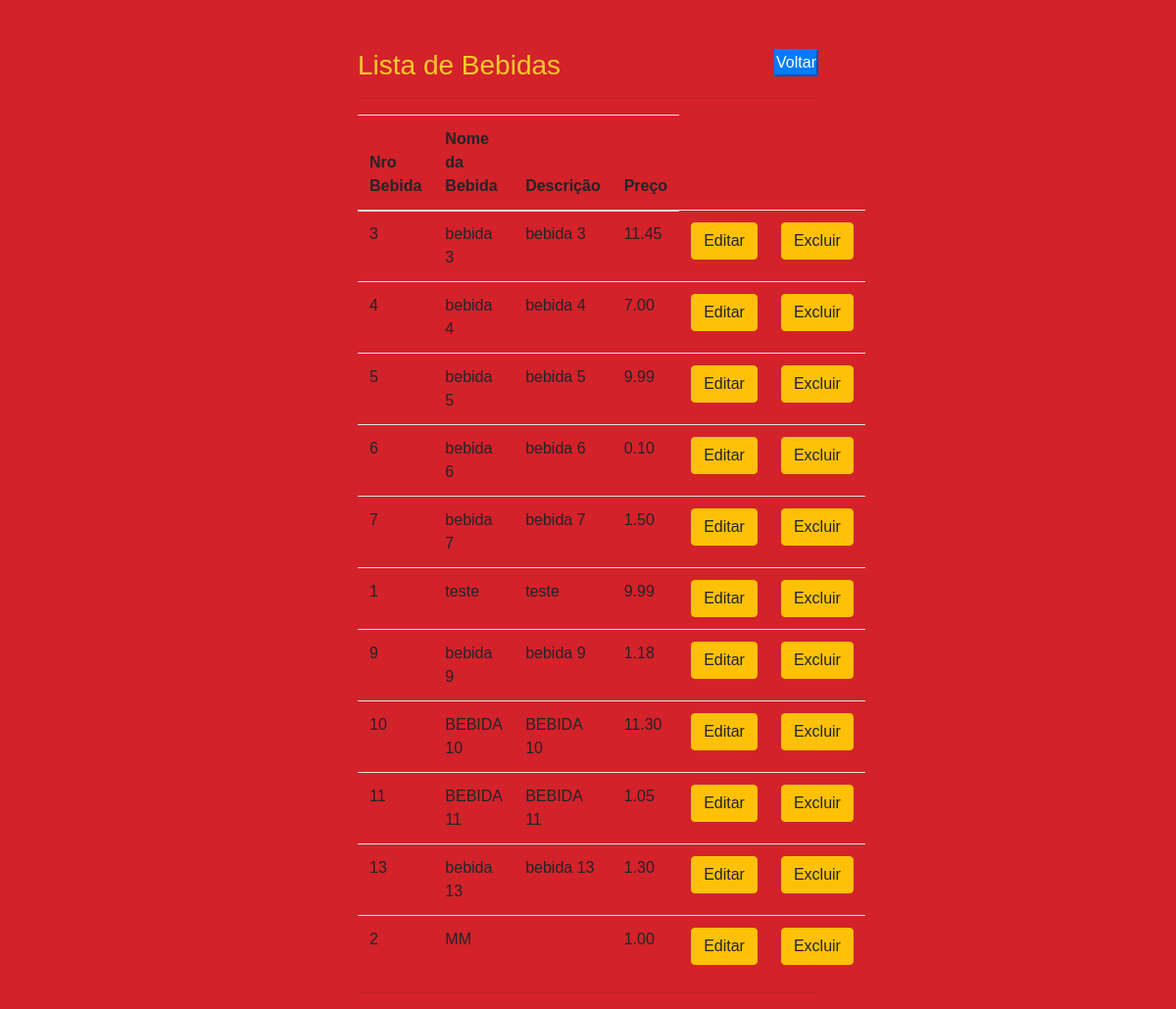
/listarBebidas.php, run on the app's committed database.
### tables this page shows
CREATE TABLE `bebida` (
  `id_bebida` int(11) NOT NULL,
  `nro_bebida` int(11) NOT NULL,
  `nome_bebida` varchar(50) NOT NULL,
  `descricao` varchar(200) NOT NULL,
  `preco_bebida` decimal(5,2) NOT NULL
);

### listarBebidas.php (the view, shortened to what this page needs)
<?php
include_once("conexao.php");
?>
<!DOCTYPE html>
<html>
<head>
  <link rel="stylesheet" href="https://stackpath.bootstrapcdn.com/bootstrap/4.3.1/css/bootstrap.min.css">
  <link rel="stylesheet" href="https://stackpath.bootstrapcdn.com/font-awesome/4.7.0/css/font-awesome.min.css">
  <link rel="stylesheet" href="css/styleIndex.css">
</head>
<body style="background-color: #d3222a; color: #ffc82d;">
  <div class="container" style="width: 500px; margin-top: 50px;">
    <a href="inicioAdmin.php"><button type="submit" class="bt btn-primary"style="float:right;">Voltar</button></a>
    <h3>Lista de Bebidas</h3>
    <table class="table">
      <thead>
        <tr>
          <th scope="col">Nro Bebida</th>
          <th scope="col">Nome da Bebida</th>
          <th scope="col">Descrição</th>
          <th scope="col">Preço</th>
        </tr>
      </thead>
      <tr>
        <?php
        $result_usuarios = "SELECT * FROM bebida";
        $resultado_usuarios = mysqli_query($conn, $result_usuarios);
        while ($row_bebida = mysqli_fetch_assoc($resultado_usuarios)){
        ?>
          <tr>
            <td><?php echo $row_bebida['nro_bebida'];?></td>
            <td><?php echo $row_bebida['nome_bebida'];?></td>
            <td><?php echo $row_bebida['descricao'];?></td>
            <td><?php echo $row_bebida['preco_bebida'];?></td>
            <td><a href="editarBebida.php?id_bebida=<?php echo $row_bebida['id_bebida'];?>" class="btn btn-warning" role="button">Editar</a></td>
            <td><a href="proc_excluirBebida.php?id_bebida=<?php echo $row_bebida['id_bebida'];?>" class="btn btn-warning" role="button">Excluir</a></td>
          </tr>
        </tr>
      <?php } ?>
      <hr>
    </table>
    <hr>
  </div>
</body>
</html>

### css/styleIndex.css (style rules this page uses)
* { margin: 0; padding: 0; }
body { background-color: #d3222a; font-family: sans-serif; }

### data on the page
bebida: nro_bebida "3", nome_bebida "bebida 3", descricao "bebida 3", preco_bebida "11.45"
bebida: nro_bebida "4", nome_bebida "bebida 4", descricao "bebida 4", preco_bebida "7.00"
bebida: nro_bebida "5", nome_bebida "bebida 5", descricao "bebida 5", preco_bebida "9.99"
bebida: nro_bebida "6", nome_bebida "bebida 6", descricao "bebida 6", preco_bebida "0.10"
bebida: nro_bebida "7", nome_bebida "bebida 7", descricao "bebida 7", preco_bebida "1.50"
bebida: nro_bebida "1", nome_bebida "teste", descricao "teste", preco_bebida "9.99"
bebida: nro_bebida "9", nome_bebida "bebida 9", descricao "bebida 9", preco_bebida "1.18"
bebida: nro_bebida "10", nome_bebida "BEBIDA 10", descricao "BEBIDA 10", preco_bebida "11.30"
bebida: nro_bebida "11", nome_bebida "BEBIDA 11", descricao "BEBIDA 11", preco_bebida "1.05"
bebida: nro_bebida "13", nome_bebida "bebida 13", descricao "bebida 13", preco_bebida "1.30"
bebida: nro_bebida "2", nome_bebida "MM", preco_bebida "1.00"
